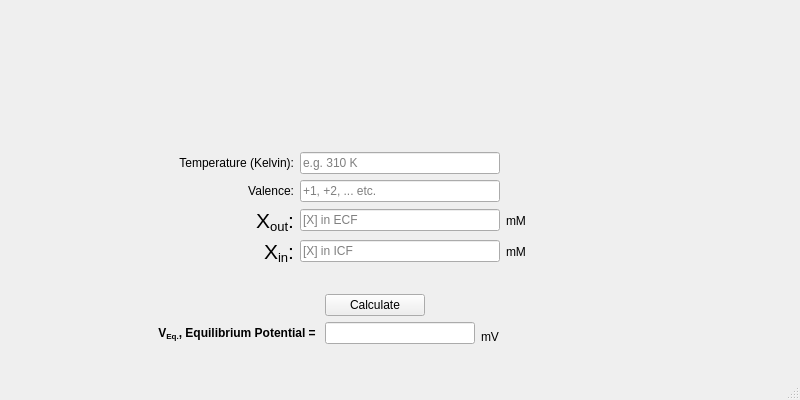
<?xml version="1.0" encoding="UTF-8"?>
<ui version="4.0">
 <class>NernstWindow</class>
 <widget class="QMainWindow" name="NernstWindow">
  <property name="geometry">
   <rect>
    <x>0</x>
    <y>0</y>
    <width>800</width>
    <height>400</height>
   </rect>
  </property>
  <property name="windowTitle">
   <string>Equilibrium Potential (Nernst potential)</string>
  </property>
  <widget class="QWidget" name="centralwidget">
   <layout class="QVBoxLayout" name="verticalLayout">
    <item>
     <widget class="QLabel" name="label">
      <property name="enabled">
       <bool>true</bool>
      </property>
      <property name="maximumSize">
       <size>
        <width>16777215</width>
        <height>89</height>
       </size>
      </property>
      <property name="sizeIncrement">
       <size>
        <width>0</width>
        <height>0</height>
       </size>
      </property>
      <property name="baseSize">
       <size>
        <width>0</width>
        <height>0</height>
       </size>
      </property>
      <property name="pixmap">
       <pixmap>../resources/logo.png</pixmap>
      </property>
      <property name="scaledContents">
       <bool>false</bool>
      </property>
      <property name="alignment">
       <set>Qt::AlignCenter</set>
      </property>
      <property name="wordWrap">
       <bool>false</bool>
      </property>
     </widget>
    </item>
    <item>
     <layout class="QGridLayout" name="gridLayout_2">
      <item row="0" column="0">
       <widget class="QLabel" name="label_2">
        <property name="text">
         <string>Temperature (Kelvin):</string>
        </property>
        <property name="alignment">
         <set>Qt::AlignRight|Qt::AlignTrailing|Qt::AlignVCenter</set>
        </property>
       </widget>
      </item>
      <item row="1" column="1">
       <widget class="QLineEdit" name="valence">
        <property name="maximumSize">
         <size>
          <width>200</width>
          <height>16777215</height>
         </size>
        </property>
        <property name="placeholderText">
         <string>+1, +2, ... etc.</string>
        </property>
       </widget>
      </item>
      <item row="1" column="0">
       <widget class="QLabel" name="label_3">
        <property name="text">
         <string>Valence:</string>
        </property>
        <property name="alignment">
         <set>Qt::AlignRight|Qt::AlignTrailing|Qt::AlignVCenter</set>
        </property>
       </widget>
      </item>
      <item row="3" column="2">
       <widget class="QLabel" name="label_8">
        <property name="text">
         <string>mM</string>
        </property>
       </widget>
      </item>
      <item row="2" column="1">
       <widget class="QLineEdit" name="xout">
        <property name="maximumSize">
         <size>
          <width>200</width>
          <height>16777215</height>
         </size>
        </property>
        <property name="placeholderText">
         <string>[X] in ECF</string>
        </property>
       </widget>
      </item>
      <item row="2" column="2">
       <widget class="QLabel" name="label_7">
        <property name="text">
         <string>mM</string>
        </property>
       </widget>
      </item>
      <item row="3" column="1">
       <widget class="QLineEdit" name="xin">
        <property name="maximumSize">
         <size>
          <width>200</width>
          <height>16777215</height>
         </size>
        </property>
        <property name="placeholderText">
         <string>[X] in ICF</string>
        </property>
        <property name="clearButtonEnabled">
         <bool>false</bool>
        </property>
       </widget>
      </item>
      <item row="0" column="1">
       <widget class="QLineEdit" name="temp">
        <property name="maximumSize">
         <size>
          <width>200</width>
          <height>16777215</height>
         </size>
        </property>
        <property name="inputMask">
         <string/>
        </property>
        <property name="text">
         <string/>
        </property>
        <property name="placeholderText">
         <string>e.g. 310 K</string>
        </property>
       </widget>
      </item>
      <item row="2" column="0">
       <widget class="QLabel" name="label_4">
        <property name="text">
         <string>&lt;html&gt;&lt;head/&gt;&lt;body&gt;&lt;p&gt;&lt;span style=&quot; font-size:16pt;&quot;&gt;X&lt;/span&gt;&lt;span style=&quot; font-size:16pt; vertical-align:sub;&quot;&gt;out&lt;/span&gt;&lt;span style=&quot; font-size:16pt;&quot;&gt;:&lt;/span&gt;&lt;/p&gt;&lt;/body&gt;&lt;/html&gt;</string>
        </property>
        <property name="alignment">
         <set>Qt::AlignRight|Qt::AlignTrailing|Qt::AlignVCenter</set>
        </property>
       </widget>
      </item>
      <item row="3" column="0">
       <widget class="QLabel" name="label_5">
        <property name="sizePolicy">
         <sizepolicy hsizetype="Preferred" vsizetype="Preferred">
          <horstretch>0</horstretch>
          <verstretch>0</verstretch>
         </sizepolicy>
        </property>
        <property name="text">
         <string>&lt;html&gt;&lt;head/&gt;&lt;body&gt;&lt;p&gt;&lt;span style=&quot; font-size:16pt;&quot;&gt;X&lt;/span&gt;&lt;span style=&quot; font-size:16pt; vertical-align:sub;&quot;&gt;in&lt;/span&gt;&lt;span style=&quot; font-size:16pt;&quot;&gt;:&lt;/span&gt;&lt;/p&gt;&lt;/body&gt;&lt;/html&gt;</string>
        </property>
        <property name="alignment">
         <set>Qt::AlignRight|Qt::AlignTrailing|Qt::AlignVCenter</set>
        </property>
       </widget>
      </item>
     </layout>
    </item>
    <item>
     <layout class="QGridLayout" name="gridLayout">
      <item row="0" column="2" rowspan="2">
       <widget class="QLabel" name="label_9">
        <property name="focusPolicy">
         <enum>Qt::NoFocus</enum>
        </property>
        <property name="toolTip">
         <string/>
        </property>
        <property name="text">
         <string>mV</string>
        </property>
        <property name="alignment">
         <set>Qt::AlignBottom|Qt::AlignLeading|Qt::AlignLeft</set>
        </property>
        <property name="margin">
         <number>5</number>
        </property>
       </widget>
      </item>
      <item row="1" column="0">
       <widget class="QLabel" name="label_6">
        <property name="minimumSize">
         <size>
          <width>0</width>
          <height>0</height>
         </size>
        </property>
        <property name="text">
         <string>&lt;html&gt;&lt;head/&gt;&lt;body&gt;&lt;p&gt;&lt;span style=&quot; font-weight:600;&quot;&gt;V&lt;/span&gt;&lt;span style=&quot; font-weight:600; vertical-align:sub;&quot;&gt;Eq.&lt;/span&gt;&lt;span style=&quot; font-weight:600;&quot;&gt;, Equilibrium Potential = &lt;/span&gt;&lt;/p&gt;&lt;/body&gt;&lt;/html&gt;</string>
        </property>
        <property name="alignment">
         <set>Qt::AlignRight|Qt::AlignTrailing|Qt::AlignVCenter</set>
        </property>
       </widget>
      </item>
      <item row="1" column="1">
       <widget class="QLineEdit" name="veq">
        <property name="maximumSize">
         <size>
          <width>150</width>
          <height>16777215</height>
         </size>
        </property>
       </widget>
      </item>
      <item row="0" column="1">
       <widget class="QPushButton" name="calculate">
        <property name="maximumSize">
         <size>
          <width>100</width>
          <height>16777215</height>
         </size>
        </property>
        <property name="whatsThis">
         <string/>
        </property>
        <property name="text">
         <string>Calculate</string>
        </property>
       </widget>
      </item>
     </layout>
    </item>
   </layout>
  </widget>
  <widget class="QMenuBar" name="menubar">
   <property name="geometry">
    <rect>
     <x>0</x>
     <y>0</y>
     <width>800</width>
     <height>22</height>
    </rect>
   </property>
  </widget>
  <widget class="QStatusBar" name="statusbar"/>
 </widget>
 <resources/>
 <connections/>
</ui>
